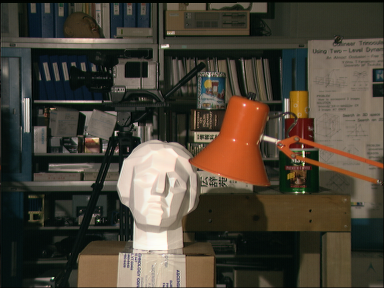
#> input picture tsukuba_l.png, 384 x 288 px, given in place of robotL.avi, which was not available
$ python test.py
#> lines starting #> are read from the running program, lines starting #| are printed output that depends on the picture; after the words box and inside, x2 and y2 are one past the last pixel; in counts of white or black regions, pixels touching at a corner belong together; pictures that were not available may be replaced by others from this repository, and a replacement may not be noted
import matplotlib.pyplot as plt
import argparse
import cv2 as cv
import pandas as pd
import numpy as np
import math
from IPython.display import clear_output
##############################################################################################################
# Axis definition
X_AXIS = 1
Y_AXIS = 0
# Dissimilarity measure
M_SAD = 0
M_SSD = 1
# Chessboard dimensions (in millimeters)
H = 178
W = 125
# Chessboard parameters
CB_INNER_W_CORNERS = 6
CB_INNER_H_CORNERS = 8
# Best blocksize value
BEST_BLOCKSIZE_VALUE=33
# Alarm trigger limit (in mm)
MINIMUM_DISTANCE = 800
# Camera parameters
FOCAL_LENGHT =  567.2 #in pixels
BASELINE = 92.226  #in mm
# Smoothing curves window size
SMOOTH=10
##############################################################################################################
def cutMatrix(img, imageDim):
    centerY = img.shape[Y_AXIS]//2
    centerX = img.shape[X_AXIS]//2
    return img[centerY-(imageDim//2):centerY+(imageDim//2), centerX-(imageDim//2):centerX+(imageDim//2)]
##############################################################################################################
def computeCVDisparityMap(imgL, imgR, numDisparities, blockSize, imageDim):
    stereoMatcher = cv.StereoBM_create(numDisparities = numDisparities, blockSize = blockSize)
    disparity_map = stereoMatcher.compute(imgL, imgR).astype(np.float32) / 16.0
    disparity_map = cutMatrix(disparity_map, imageDim)
    return disparity_map
##############################################################################################################
def computeDisparityMap(imgL, imgR, disparity_range, block_size, imageDim, measure = M_SAD):
    kernel = np.ones([block_size, block_size])
    measure_maps = np.zeros([imageDim, imageDim, len(disparity_range)])
    left_image_f = np.float32(imgL)
    right_image_f = np.float32(imgR)

    left_translation = np.float32([[1, 0, -(left_image_f.shape[X_AXIS]-imageDim)//2], [0, 1, -(left_image_f.shape[Y_AXIS]-imageDim)//2]])
    left_ROI = cv.warpAffine(left_image_f, left_translation, (imageDim, imageDim))
    for i in disparity_range:
        right_translation = left_translation + ([[0,0,i],[0,0,0]])
        right_ROI = cv.warpAffine(right_image_f, right_translation, (imageDim, imageDim))
        if measure == M_SSD:
            differences = np.square(left_ROI-right_ROI)
        else: # M_SAD
            differences = np.abs(left_ROI-right_ROI)
        measure_map = cv.filter2D(src=differences, ddepth=-1, kernel=kernel, borderType=cv.BORDER_ISOLATED)
        measure_maps[:, :, i-disparity_range[0]] = measure_map

    disparity_map = np.argmin(measure_maps, axis=-1)
    disparity_map += disparity_range[0]
    return disparity_map, measure_maps
##############################################################################################################
def moravecOperator(image, imgDim, block_size, measure = M_SAD):
    direction = [(1,0),(1,1),(0,1),(-1,1),(-1,0),(-1,-1),(0,-1),(1,-1)]
    measure_maps = np.zeros((imgDim, imgDim, len(direction)), dtype=int)
    image_f = np.float32(image)
    kernel = np.ones([block_size, block_size])

    translation = np.float32([[1, 0, -(image.shape[X_AXIS]-imgDim)//2], [0, 1, -(image.shape[Y_AXIS]-imgDim)//2]])
    ROI = cv.warpAffine(image_f, translation, (imgDim, imgDim))
    for i in range(len(direction)):
        u, v = direction[i]
        dir_translation = translation + ([[0,0,u],[0,0,v]])
        dir_ROI = cv.warpAffine(image_f, dir_translation, (imgDim, imgDim))
        if measure == M_SAD:
            differences = np.square(ROI-dir_ROI)
        else: # M_SAD
            differences = np.abs(ROI-dir_ROI)
        measure_map = cv.filter2D(src=differences, ddepth=-1, kernel=kernel, borderType=cv.BORDER_ISOLATED)
        measure_maps[:, :, i] = measure_map
    map = np.min(measure_maps, axis=-1)

    # Normalization
    map = (map - np.min(map)) / (np.max(map) - np.min(map))
    return map
################################################################################################################
# [22 lines left out: functions computeChessboard, computeDisparityRange, not called in this run]
##############################################################################################################
def secondBestRatio(dissimilarity_maps):
    map = np.zeros_like(dissimilarity_maps[:,:,0])
    for i in range(0, dissimilarity_maps.shape[Y_AXIS]):
        for j in range(0, dissimilarity_maps.shape[X_AXIS]):
            min = np.min(dissimilarity_maps[i,j,:])
            index_min = np.argmin(dissimilarity_maps[i,j,:])
            temp = np.delete(dissimilarity_maps[i,j,:], index_min)
            second_min = np.min(temp)
            map[i,j] = min / second_min

    # Normalization
    map = (map - np.min(map)) / (np.max(map) - np.min(map))
    # Higher values indicate a better match (Second Best is really far from the best -> min/second_min is close to 0)
    # 1 = min, 100 = second_min -> 1/100 = 0.01 -> 1 - 0.01 = 0.99 -> Good match
    map = 1 - map
    return map
##############################################################################################################
def generateOutputImage(frame, distance, imgSize, alarm):
    output_image = np.copy(frame)
    if distance <= alarm: # If value <= threshold, the box will be red, otherwise green
        color = [158, 3, 34]
    else:
        color = [0, 184, 31]

    # Highlight the disparity map area
    cv.rectangle(img = output_image,
                 pt1 = ((frame.shape[X_AXIS]-imgSize)//2, (frame.shape[Y_AXIS]-imgSize)//2),
                 pt2 = ((frame.shape[X_AXIS]+imgSize)//2, (frame.shape[Y_AXIS]+imgSize)//2),
                 color = color, thickness = 5, lineType=cv.LINE_AA)

    # Add the text inside the rectangle
    cv.putText(img = output_image, text = "Distance: {:.2f}m".format(distance/1000), org=(10, 30),
               fontFace = cv.FONT_HERSHEY_SIMPLEX, fontScale = 1, color = color, thickness = 5, lineType = cv.LINE_AA)
    return output_image
##############################################################################################################
def computeObstaclesCoords(disparity_map, num_stripes):
    height, width = disparity_map.shape
    stripe_width = width // num_stripes
    # Calcolo della disparità media per ciascuna striscia
    main_disparities = []
    for i in range(0, num_stripes):
        stripe = disparity_map[:, stripe_width * i : stripe_width * (i + 1)]
        stripe_main_disparity = np.average(stripe)
        main_disparities.append(stripe_main_disparity)
    # Calcolo delle coordinate 2D dei centri delle strisce nell'immagine
    frame_points = np.zeros((num_stripes, 2))
    for i in range(num_stripes):
        frame_points[i] = [stripe_width * (i + 0.5), height / 2]
    # Traslazione del sistema di coordinate con origine al centro dell'immagine (u,v)
    image_points = frame_points - [width / 2, height / 2]
    # Conversione delle coordinate immagine (u,v) in coordinate reali (X,Z)
    XZ_coords = np.zeros((num_stripes, 2))
    for i in range(0, num_stripes):
        Z = (BASELINE * FOCAL_LENGHT) / main_disparities[i]
        X = image_points[i, 0] * Z / FOCAL_LENGHT
        XZ_coords[i] =  [X, Z]

    # Approssimazione di una retta attraverso i punti XZ e calcolo dell'angolo
    # Utilizziamo np.polyfit per una regressione lineare (Z = m*X + q)
    coef = np.polyfit(XZ_coords[:, 0], XZ_coords[:, 1], 1)
    angle_deg = math.degrees(math.atan(coef[0]))

    # Normalizzazione delle coordinate tra 0 e 1 (Useremo queste coordinate per disegnare la vista planare)
    XZ_coords[:, 0] = 0.5 + XZ_coords[:, 0] / (2 * np.max(XZ_coords[:, 0]))
    XZ_coords[:, 1] = 1 - XZ_coords[:, 1] / np.max(XZ_coords[:, 1])
    return XZ_coords, angle_deg

# [27 lines left out: function drawPlanarView, not called in this run]
##############################################################################################################
def applyLocalFilter(disparity_map, block_size=25):
    mean_map = cv.boxFilter(disparity_map.astype(np.float32), ddepth=-1, ksize=(block_size, block_size)) # E[X]
    mean_squared_map = cv.boxFilter(np.square(disparity_map.astype(np.float32)), ddepth=-1, ksize=(block_size, block_size)) # E[X^2]
    variance_map = mean_squared_map - np.square(mean_map) # Local Variance: E[X^2] - (E[X])^2

    # Normalization
    variance_map = (variance_map - np.min(variance_map)) / (np.max(variance_map) - np.min(variance_map))
    # Higher values indicate a better match (i.e., less variance)
    variance_map = 1 - variance_map
    return variance_map
##############################################################################################################
def applyCrossCheck(disparity_map_L, disparity_map_R):
    map = np.zeros_like(disparity_map_L)
    j_indices = np.arange(disparity_map_L.shape[X_AXIS])
    x_shifted = j_indices - disparity_map_L
    valid_mask = (x_shifted >= 0) & (x_shifted < disparity_map_R.shape[X_AXIS])
    for i in range(disparity_map_L.shape[Y_AXIS]):
        for j in range(disparity_map_L.shape[X_AXIS]):
            if valid_mask[i,j]:
                map[i,j] = abs(disparity_map_L[i,j] - disparity_map_R[i, x_shifted[i,j]])

    # Normalization
    map = (map - np.min(map[valid_mask])) / (np.max(map[valid_mask]) - np.min(map[valid_mask]))
    # Higher values indicate a better match (i.e., less disparity difference)
    map[valid_mask] = 1 - map[valid_mask]
    return map
################################################################################################################
def main(numDisparities, blockSize, imageDim, display = False):
#> called with numDisparities = 128, blockSize = 33, imageDim = 200, display = False
    df = pd.DataFrame(columns = [
        'Hdiff_CV','Wdiff_CV',
        'Hdiff','Wdiff',
        'Hdiff_RATIO','Wdiff_RATIO',
        'Hdiff_MORAVEC','Wdiff_MORAVEC',
        'Hdiff_LOCAL','Wdiff_LOCAL',
        'Hdiff_CROSS','Wdiff_CROSS'
        ])
    LCameraView = cv.VideoCapture('robotL.avi')
    RCameraView = cv.VideoCapture('robotR.avi')
    frame_counter = 0
    disparity_range = range(0, numDisparities) #Starting Disparity Range
    try:
        while LCameraView.isOpened() and RCameraView.isOpened():
            frame_counter += 1
            Lret, frameL = LCameraView.read()
#> frameL is the input picture: shape (288, 384, 3); mean B, G, R 55.3, 67.6, 74.7
            Rret, frameR = RCameraView.read()
            if (not Lret) or (frameL is None) or (not Rret) or (frameR is None):
                LCameraView.release()
                RCameraView.release()
                print("Can't receive frame (stream end?). Exiting ...")
                break
            imgL = cv.cvtColor(frameL, cv.COLOR_BGR2GRAY)
            imgR = cv.cvtColor(frameR, cv.COLOR_BGR2GRAY)
            ######################################################
            cv_disparity_map = computeCVDisparityMap(imgL, imgR, numDisparities, blockSize, imageDim)
#> in computeCVDisparityMap, `disparity_map = stereoMatcher.compute(imgL, imgR).astype(np.float32) /..`:
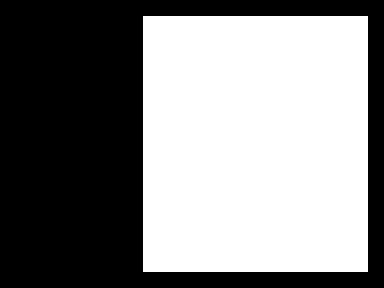
#> disparity_map: shape (288, 384) float32; values -1 (black) and 0 (white), 52.1% white; 1 black region, box (x1, y1, x2, y2) and area: (0, 0, 384, 288) 52992
#> in cutMatrix, `return img[centerY-(imageDim//2):centerY+(imageDim//2), centerX-(image..`:
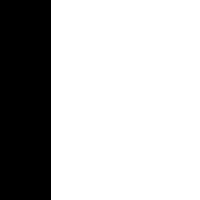
#> returned value: shape (200, 200) float32; values -1 (black) and 0 (white), 74.5% white; 1 black region, box (x1, y1, x2, y2) and area: (0, 0, 51, 200) 10200
            mask = cv_disparity_map >= 0 # -1 values are not considered (no disparity)
            mainDisparity = np.average(cv_disparity_map[mask])
#> mainDisparity = 0
            z_cv = (FOCAL_LENGHT * BASELINE) / mainDisparity
#> z_cv = inf
            ######################################################
            disparity_map, map = computeDisparityMap(imgL, imgR, disparity_range, blockSize, imageDim, M_SAD)
            mainDisparity = np.average(disparity_map)
            z = (FOCAL_LENGHT * BASELINE) / mainDisparity
#> z = inf
            ######################################################
            ratio_map = secondBestRatio(map)
            ratio_mask = ratio_map >= np.percentile(ratio_map, 70)
#> ratio_mask: shape (200, 200) bool; every value is 0
            mainDisparity = np.average(disparity_map[ratio_mask])
#> mainDisparity = nan
            z_ratio = (FOCAL_LENGHT * BASELINE) / mainDisparity
#> z_ratio = nan
            ######################################################
            moravec_map = moravecOperator(imgL, imageDim, blockSize, M_SAD)
#> in moravecOperator, `map = np.min(measure_maps, axis=-1)`:
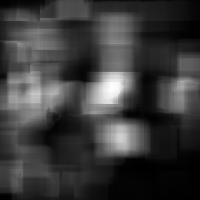
#> map: shape (200, 200) int64; min 1132, max 742037, mean 175497.6; drawn with min black and max white
            moravec_mask = moravec_map >= np.percentile(moravec_map, 70)
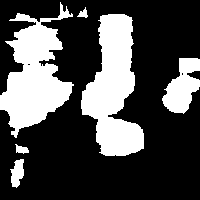
#> moravec_mask: shape (200, 200) bool; 30% white; 6 white regions, box (x1, y1, x2, y2) and area: (81, 14, 144, 156) 5240, (0, 2, 74, 138) 5064, (162, 58, 200, 114) 1282, (10, 159, 24, 188) 270, (15, 144, 29, 154) 84, (77, 7, 88, 18) 60
            mainDisparity = np.average(disparity_map[moravec_mask])
#> mainDisparity = 0
            z_moravec = (FOCAL_LENGHT * BASELINE) / mainDisparity
#> z_moravec = inf
            ######################################################
            local_map = applyLocalFilter(disparity_map, blockSize)
            local_mask = local_map >= np.percentile(local_map, 70)
            mainDisparity = np.average(disparity_map[local_mask])
#> mainDisparity = nan
            z_local = (FOCAL_LENGHT * BASELINE) / mainDisparity
#> z_local = nan
            ######################################################
            disparity_range = np.arange(-disparity_range[-1], -disparity_range[0]) # Invert Disparity Range
            disparity_map_R, _ = computeDisparityMap(imgR, imgL, disparity_range, blockSize, imageDim, M_SAD)
#> the loop in computeDisparityMap (call 2), `for i in disparity_range:` made 127 passes
#> pass 1, in computeDisparityMap (call 2), `differences = np.abs(left_ROI-right_ROI)`:
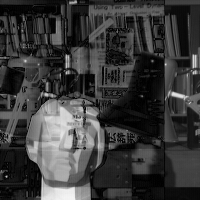
#> differences: shape (200, 200) float32; min 0, max 245, mean 58
#> pass 1, in computeDisparityMap (call 2), `measure_map = cv.filter2D(src=differences, ddepth=-1, kernel=kernel, b..`:
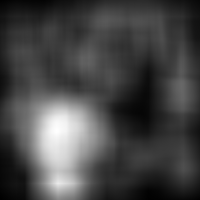
#> measure_map: shape (200, 200) float32; min 4379, max 200234, mean 58725.1; drawn with min black and max white
#> pass 2, in computeDisparityMap (call 2), `right_ROI = cv.warpAffine(right_image_f, right_translation, (imageDim,..`:
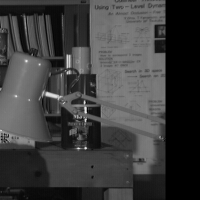
#> right_ROI: shape (200, 200) float32; min 0, max 232, mean 61.7
#> (the rest of the program and of its run is left out)
